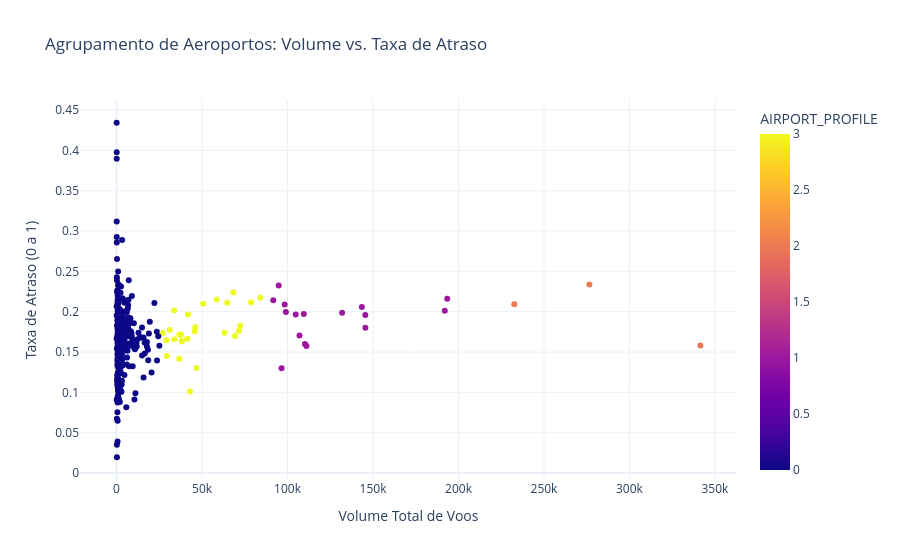

The code cell stored with this chart in its notebook:
### Code cell
df_airports_stats = df.groupby('ORIGIN_AIRPORT').agg({
    'IS_DELAYED': ['mean', 'count']
}).reset_index()
df_airports_stats.columns = ['ORIGIN_AIRPORT', 'DELAY_RATE', 'FLIGHT_VOLUME']

kmeans = KMeans(n_clusters=4, random_state=42)
df_airports_stats['AIRPORT_PROFILE'] = kmeans.fit_predict(df_airports_stats[['DELAY_RATE', 'FLIGHT_VOLUME']])

fig = px.scatter(
    df_airports_stats, 
    x='FLIGHT_VOLUME', 
    y='DELAY_RATE',
    color='AIRPORT_PROFILE',
    hover_name='ORIGIN_AIRPORT',
    title='Agrupamento de Aeroportos: Volume vs. Taxa de Atraso',
    labels={'FLIGHT_VOLUME': 'Volume Total de Voos', 'DELAY_RATE': 'Taxa de Atraso (0 a 1)'},
    template='plotly_white',
    color_discrete_sequence=px.colors.qualitative.Safe
)

fig.show()

### Figure 1 — Plotly figure (JSON) as saved in the notebook; plotly's stock layout.template omitted (floating-point values rounded to 4 significant figures; data arrays with more than 128 entries replaced by an {"elided": "..."} marker saying what was removed)
{"data": [{"hovertemplate": "<b>%{hovertext}</b><br><br>Volume Total de Voos=%{x}<br>Taxa de Atraso (0 a 1)=%{y}<br>AIRPORT_PROFILE=%{marker.color}<extra></extra>", "hovertext": {"elided": "319 str values"}, "legendgroup": "", "marker": {"color": {"elided": "319 int values"}, "coloraxis": "coloraxis", "symbol": "circle"}, "mode": "markers", "name": "", "orientation": "v", "showlegend": false, "type": "scatter", "x": {"elided": "319 int values"}, "xaxis": "x", "y": {"elided": "319 float values"}, "yaxis": "y"}], "layout": {"coloraxis": {"colorbar": {"title": {"text": "AIRPORT_PROFILE"}}, "colorscale": [[0, "#0d0887"], [0.1111, "#46039f"], [0.2222, "#7201a8"], [0.3333, "#9c179e"], [0.4444, "#bd3786"], [0.5556, "#d8576b"], [0.6667, "#ed7953"], [0.7778, "#fb9f3a"], [0.8889, "#fdca26"], [1, "#f0f921"]]}, "legend": {"tracegroupgap": 0}, "title": {"text": "Agrupamento de Aeroportos: Volume vs. Taxa de Atraso"}, "xaxis": {"anchor": "y", "domain": [0, 1], "title": {"text": "Volume Total de Voos"}}, "yaxis": {"anchor": "x", "domain": [0, 1], "title": {"text": "Taxa de Atraso (0 a 1)"}}}}
